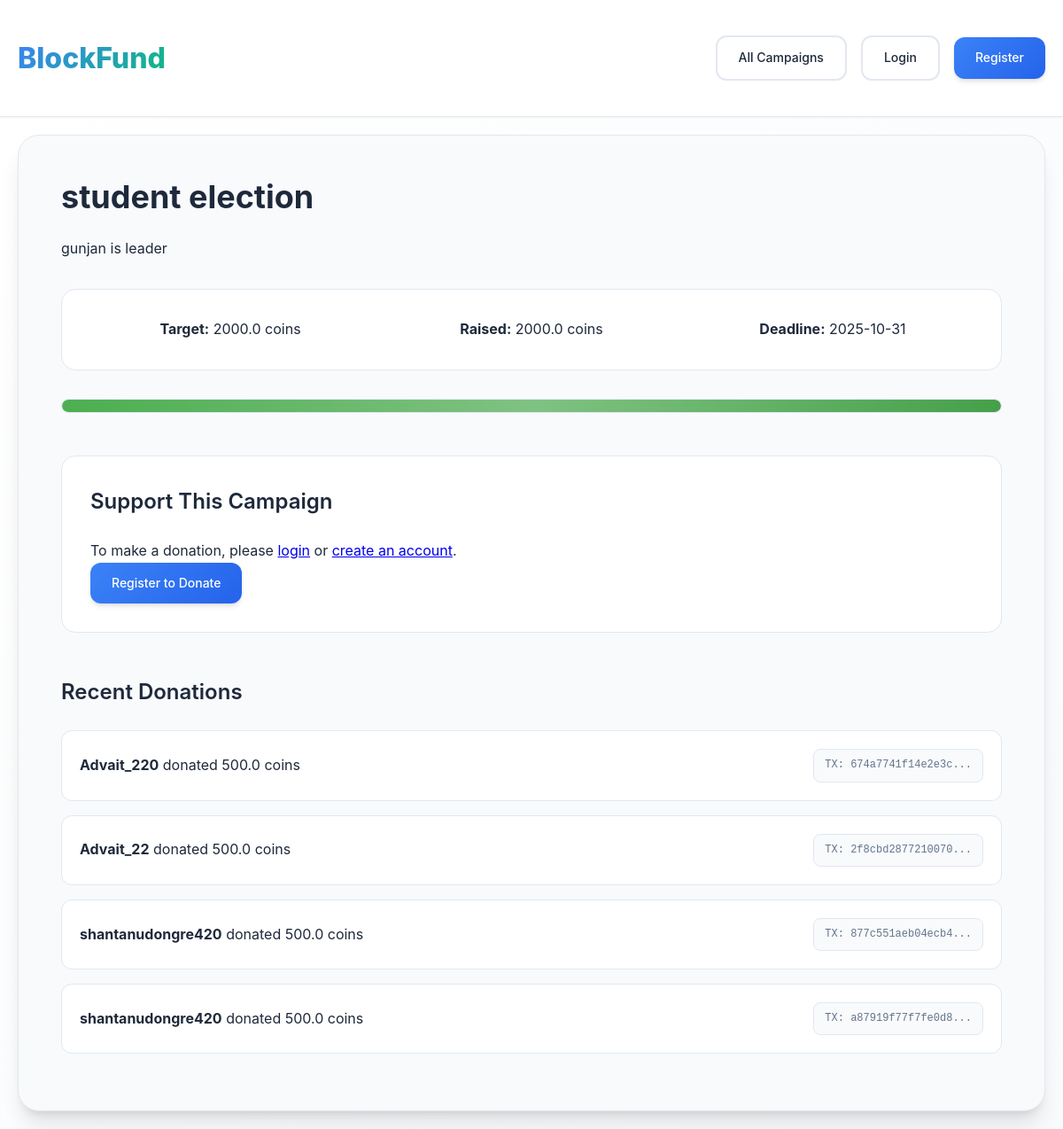
Page /campaign/1 on the committed database.
### tables this page shows
CREATE TABLE campaigns (
                id INTEGER PRIMARY KEY AUTOINCREMENT,
                creator_id INTEGER NOT NULL,
                title TEXT NOT NULL,
                description TEXT NOT NULL,
                target_amount REAL NOT NULL,
                current_amount REAL DEFAULT 0,
                deadline TEXT NOT NULL,
                status TEXT DEFAULT 'active',
                created_at TIMESTAMP DEFAULT CURRENT_TIMESTAMP,
                FOREIGN KEY (creator_id) REFERENCES users (id)
            );

CREATE TABLE donations (
                id INTEGER PRIMARY KEY AUTOINCREMENT,
                campaign_id INTEGER NOT NULL,
                donor_id INTEGER NOT NULL,
                amount REAL NOT NULL,
                transaction_hash TEXT,
                created_at TIMESTAMP DEFAULT CURRENT_TIMESTAMP,
                FOREIGN KEY (campaign_id) REFERENCES campaigns (id),
                FOREIGN KEY (donor_id) REFERENCES users (id)
            );

CREATE TABLE users (
                id INTEGER PRIMARY KEY AUTOINCREMENT,
                username TEXT UNIQUE NOT NULL,
                email TEXT UNIQUE NOT NULL,
                password_hash TEXT NOT NULL,
                wallet_balance REAL DEFAULT 0,
                created_at TIMESTAMP DEFAULT CURRENT_TIMESTAMP
            );

### app.py (the view)
@app.route('/campaign/<int:campaign_id>')
def campaign_details(campaign_id):
    campaign = db.get_campaign(campaign_id)
    donations = db.get_campaign_donations(campaign_id)
    is_logged_in = 'user_id' in session
    return render_template('campaign_details.html', campaign=campaign, donations=donations, is_logged_in=is_logged_in)

### database.py (called while the page is built)
    def get_connection(self):
        conn = sqlite3.connect(self.db_name)
        conn.row_factory = sqlite3.Row
        return conn

    def get_campaign(self, campaign_id):
        conn = self.get_connection()
        cursor = conn.cursor()
        cursor.execute('SELECT * FROM campaigns WHERE id = ?', (campaign_id,))
        campaign = cursor.fetchone()
        conn.close()
        return dict(campaign) if campaign else None

    def get_campaign_donations(self, campaign_id):
        conn = self.get_connection()
        cursor = conn.cursor()
        cursor.execute('''
            SELECT d.*, u.username
            FROM donations d
            JOIN users u ON d.donor_id = u.id
            WHERE d.campaign_id = ?
            ORDER BY d.created_at DESC
        ''', (campaign_id,))
        donations = [dict(row) for row in cursor.fetchall()]
        conn.close()
        return donations

### templates/campaign_details.html (shortened to what this page needs)
<!DOCTYPE html>
<html lang="en">
<head>
    <link rel="stylesheet" href="{{ url_for('static', filename='css/style.css') }}">
</head>
<body>
    <nav class="navbar">
        <div class="container">
            <h1>BlockFund</h1>
            <div class="nav-links">
                {% if is_logged_in %}
                <a href="{{ url_for('dashboard') }}" class="btn">Dashboard</a>
                <a href="{{ url_for('logout') }}" class="btn">Logout</a>
                {% else %}
                <a href="{{ url_for('campaigns') }}" class="btn">All Campaigns</a>
                <a href="{{ url_for('login') }}" class="btn">Login</a>
                <a href="{{ url_for('register') }}" class="btn btn-primary">Register</a>
                {% endif %}
            </div>
        </div>
    </nav>
    <div class="container">
        <div class="campaign-details">
            <h1>{{ campaign.title }}</h1>
            <p>{{ campaign.description }}</p>
            <div class="campaign-info">
                <div class="info-item">
                    <strong>Target:</strong> {{ campaign.target_amount }} coins
                </div>
                <div class="info-item">
                    <strong>Raised:</strong> {{ campaign.current_amount }} coins
                </div>
                <div class="info-item">
                    <strong>Deadline:</strong> {{ campaign.deadline }}
                </div>
            </div>
            <div class="progress-bar">
                <div class="progress-fill"
                    style="width: {{ ((campaign.current_amount / campaign.target_amount) * 100)|round }}%"></div>
            </div>
            {% if is_logged_in %}
            <div class="donate-section">
                <h3>Make a Donation</h3>
                <form id="donateForm">
                    <input type="number" id="amount" placeholder="Amount in coins" min="1" required>
                    <button type="submit" class="btn btn-primary">Donate</button>
                </form>
            </div>
            {% else %}
            <div class="donate-section">
                <h3>Support This Campaign</h3>
                <p>To make a donation, please <a href="{{ url_for('login') }}">login</a> or <a
                        href="{{ url_for('register') }}">create an account</a>.</p>
                <a href="{{ url_for('register') }}" class="btn btn-primary">Register to Donate</a>
            </div>
            {% endif %}
            <div class="donations-list">
                <h3>Recent Donations</h3>
                {% for donation in donations %}
                <div class="donation-item">
                    <span><strong>{{ donation.username }}</strong> donated {{ donation.amount }} coins</span>
                    <span class="tx-hash">TX: {{ donation.transaction_hash[:16] }}...</span>
                </div>
                {% endfor %}
            </div>
        </div>
    </div>
</body>
</html>

### rows in the picture
campaigns: title "student election", description "gunjan is leader", target_amount "2000.0", current_amount "2000.0", deadline "2025-10-31"
donations: username "Advait_220", amount "500.0", transaction_hash "674a7741f14e2e3c"
donations: username "Advait_22", amount "500.0", transaction_hash "2f8cbd2877210070"
donations: username "shantanudongre420", amount "500.0", transaction_hash "877c551aeb04ecb4"
donations: username "shantanudongre420", amount "500.0", transaction_hash "a87919f77f7fe0d8"
